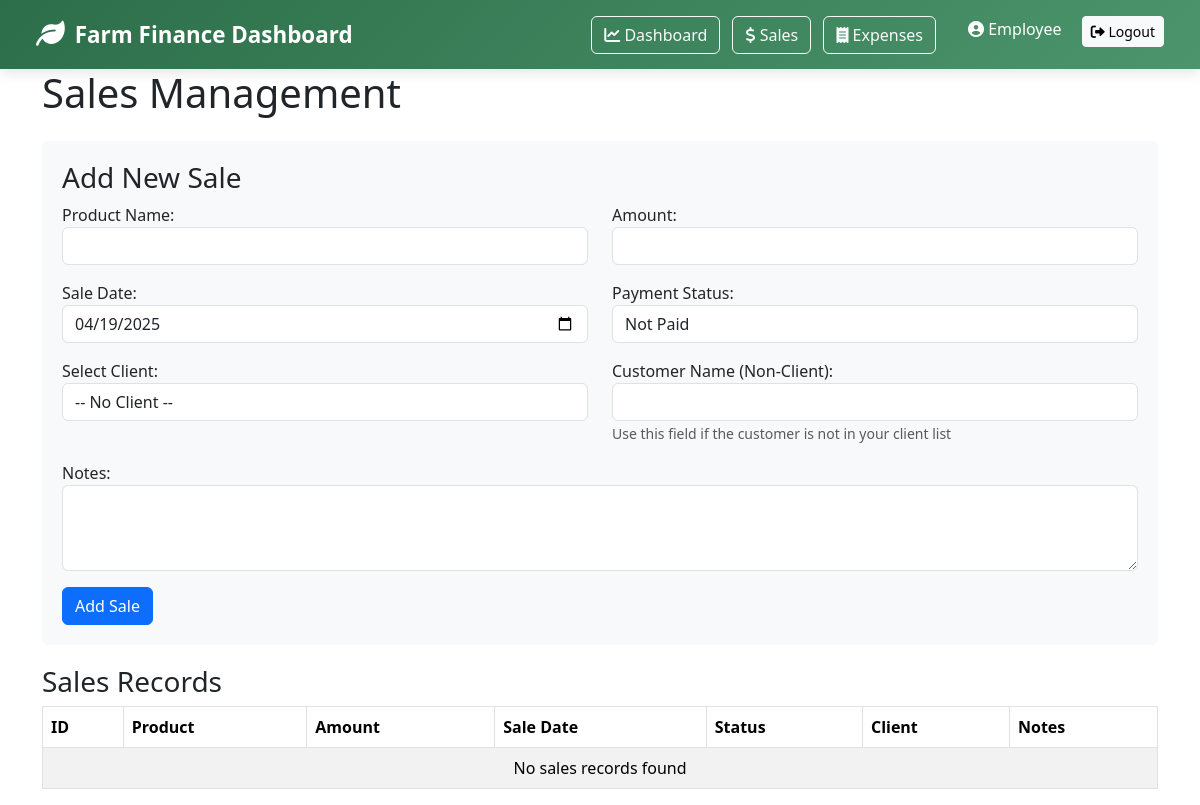
Before: /employee/employee_sale.php with the older database file.
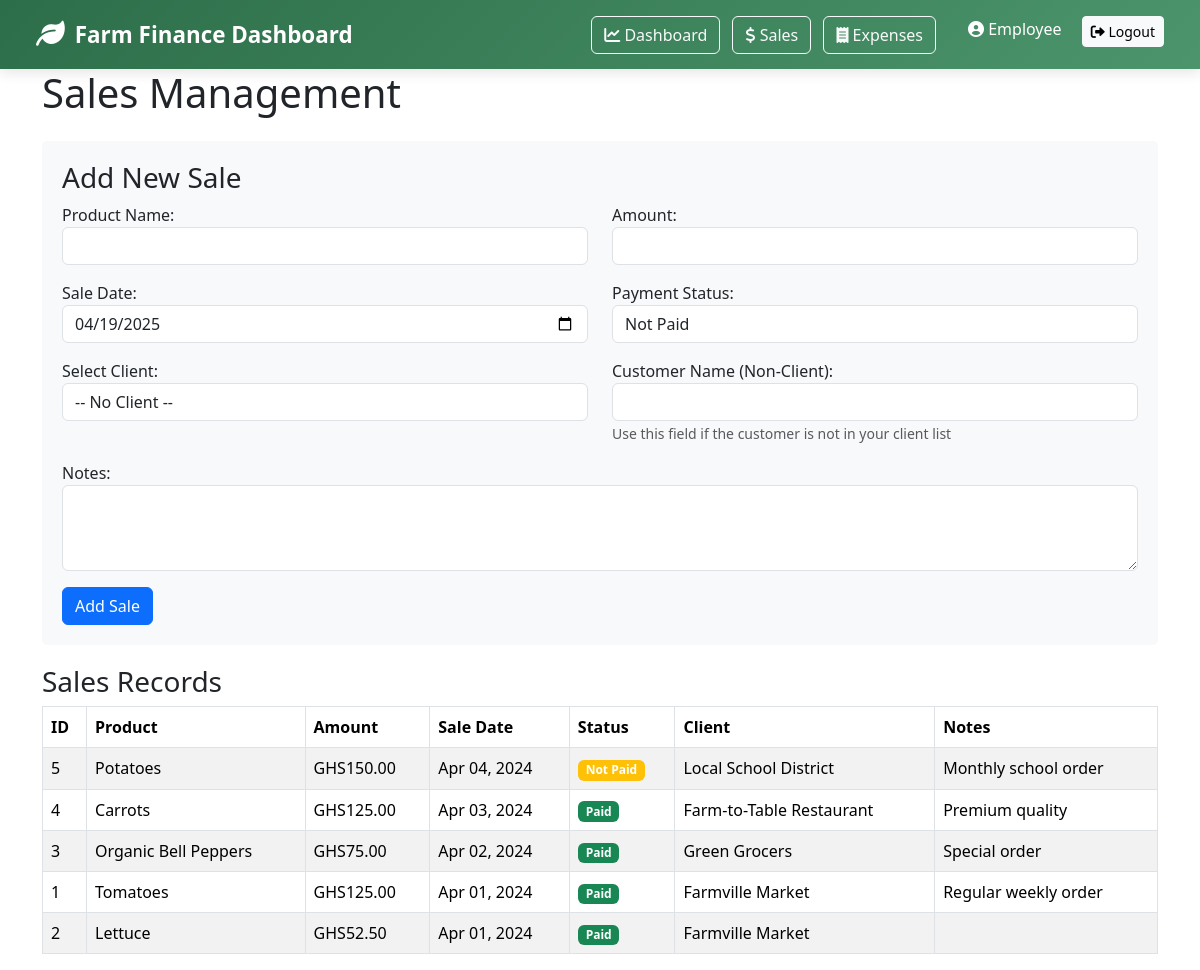
After: the same page with the newer database file.
### tables this page shows
CREATE TABLE IF NOT EXISTS sales (
    sale_id INT AUTO_INCREMENT PRIMARY KEY,
    invoice_no VARCHAR(10) NOT NULL,
    product_name VARCHAR(255) NOT NULL,
    quantity INT NOT NULL DEFAULT 1,
    unit_price DECIMAL(10,2) NOT NULL,
    amount DECIMAL(10,2) NOT NULL,
    sale_date DATE NOT NULL,
    payment_status ENUM('Paid', 'Not Paid') NOT NULL DEFAULT 'Not Paid',
    client_id INT,
    notes TEXT,
    created_at TIMESTAMP DEFAULT CURRENT_TIMESTAMP,
    FOREIGN KEY (client_id) REFERENCES clients(client_id) ON DELETE SET NULL
);

CREATE TABLE IF NOT EXISTS clients (
    client_id INT AUTO_INCREMENT PRIMARY KEY,
    full_name VARCHAR(255) NOT NULL,
    email VARCHAR(255) NOT NULL,
    phone_number VARCHAR(15) NOT NULL,
    address TEXT NOT NULL,
    notes TEXT,
    created_at TIMESTAMP DEFAULT CURRENT_TIMESTAMP
);

### employee/employee_sale.php (the view, shortened to what the changed rows need)
<?php
include '../config/db.php';
$sql = "SELECT s.*, c.full_name as client_name FROM sales s
        LEFT JOIN clients c ON s.client_id = c.client_id
        ORDER BY sale_date DESC";
$result = $conn->query($sql);
?>
<!DOCTYPE html>
<html lang="en">
<head>
    <link href="https://cdn.jsdelivr.net/npm/bootstrap@5.3.0/dist/css/bootstrap.min.css" rel="stylesheet">
    <link rel="stylesheet" href="https://cdnjs.cloudflare.com/ajax/libs/font-awesome/6.0.0/css/all.min.css">
    <link rel="stylesheet" href="assets/css/bootstrap.min.css">
</head>
<body>
    <div class="container">
        <h1 class="mb-4">Sales Management</h1>
        <div class="table-responsive">
            <table class="table table-striped table-bordered">
                <thead class="thead-dark">
                    <tr>
                        <th>ID</th>
                        <th>Product</th>
                        <th>Amount</th>
                        <th>Sale Date</th>
                        <th>Status</th>
                        <th>Client</th>
                        <th>Notes</th>
                    </tr>
                </thead>
                <tbody>
                <?php
                if ($result->num_rows > 0) {
                    while ($row = $result->fetch_assoc()) {
                        echo "<tr>
                                <td>{$row['sale_id']}</td>
                                <td>{$row['product_name']}</td>
                                <td>GHS" . number_format($row['amount'], 2) . "</td>
                                <td>" . date('M d, Y', strtotime($row['sale_date'])) . "</td>
                                <td>" . ($row['payment_status'] == 'Paid' ?
                                    "<span class='badge bg-success'>Paid</span>" :
                                    "<span class='badge bg-warning'>Not Paid</span>") . "</td>
                                <td>" . ($row['client_name'] ? $row['client_name'] : '-') . "</td>
                                <td>" . (strlen($row['notes']) > 50 ? substr($row['notes'], 0, 50) . "..." : $row['notes']) . "</td>
                              </tr>";
                    }
                } else {
                    echo "<tr><td colspan='8' class='text-center'>No sales records found</td></tr>";
                }
                ?>
                </tbody>
            </table>
        </div>
    </div>
</body>
</html>

Changed rows visible on the page:
added sales: sale_id "5", product_name "Potatoes", amount "150.00", sale_date "Apr 04, 2024", payment_status "Not Paid", client.full_name "Local School District", notes "Monthly school order"
added sales: sale_id "4", product_name "Carrots", amount "125.00", sale_date "Apr 03, 2024", payment_status "Paid", client.full_name "Farm-to-Table Restaurant", notes "Premium quality"
added sales: sale_id "3", product_name "Organic Bell Peppers", amount "75.00", sale_date "Apr 02, 2024", payment_status "Paid", client.full_name "Green Grocers", notes "Special order"
added sales: sale_id "1", product_name "Tomatoes", amount "125.00", sale_date "Apr 01, 2024", payment_status "Paid", client.full_name "Farmville Market", notes "Regular weekly order"
added sales: sale_id "2", product_name "Lettuce", amount "52.50", sale_date "Apr 01, 2024", payment_status "Paid", client.full_name "Farmville Market"
Other visible differences:
text no longer shown: "No sales records found"
